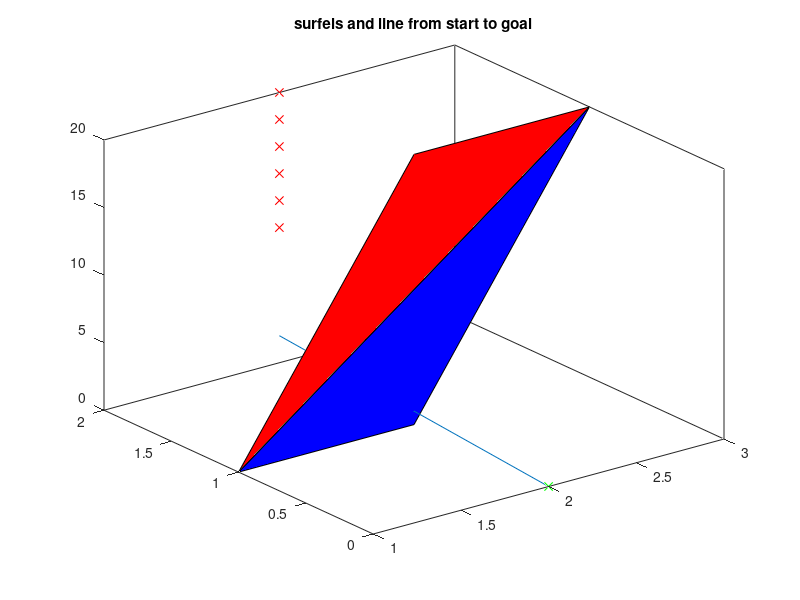

This chart was generated by the following MATLAB code: (Note: this script raises an error after producing the figure.)
clear; close all; clc

addpath 'C:\Users\sjhar\OneDrive\Desktop\TriangleRayIntersection'
addpath 'C:\Users\sjhar\OneDrive\Desktop\gif\gif'

addpath 'C:\Users\sjhar\Desktop\TriangleRayIntersection'
addpath 'C:\Users\sjhar\Desktop\gif\gif'

facets = [];
% TODO @sjharnett break out this code into functions for:
% vertex interp
% line segment to facet intersection checking and vgraph creation
%
% verts (Nx3 array of verts)
% isObs (is it a size wall or polytope obstacle)
% obsID (ID for polytope obstacle it belongs to)
% list of obstacles
% each obstacle contains a verts table
% verts with the same vert ID are the same vert
% num time slices is num time stamps
% facets: 1 flat polytope at each time slice + 1 side wall per side for every 2 time steps

% for each facet, find centroid, move vertices towards centroid
% then triangulate
% then do ray triangle intersection

verts = [1 1 0; 2 1 0;  3 1 20; 2 1 20]; % a line that translates its length in x over the course of 20 seconds
% verts = [1+eps 1 0+eps; 2-eps 1 0+eps;  3-eps 1 20-eps; 2+eps 1 20-eps]; % a line that translates its length in x over the course of 20 seconds
start = [2 0 0];
finish = [2*ones(6,1) 2*ones(6,1) (10:2:20)'];
starts = [2*ones(6,1) 2*ones(6,1) zeros(6,1)];
% either for each facet, pull each vertex towards the centroid
% or try different border options in triangle ray intersection function
% or try overlapping numerous triangles on one facet
% or see what is done for triangle mesh in demo script
% or move all vertices away from shapes by eps
% also new matlab add on needs to be updated
figure; hold on; box on; title('surfels and line from start to goal')
fig = gcf;
fill3(verts(1:3,1),verts(1:3,2),verts(1:3,3),'b');
fill3(verts([1,3,4],1),verts([1,3,4],2),verts([1,3,4],3),'r');
plot3(start(1),start(2),start(3),'gx');
plot3(finish(:,1),finish(:,2),finish(:,3),'rx');
plot3([start(1) finish(1)],[start(2) finish(2)],[start(3) finish(3)])
% finish = start + dir
% thus dir = finish-start
[intersect, t, u, v, xcoor] = TriangleRayIntersection (starts, finish-starts, verts(1,:),verts(2,:),verts(3,:),'lineType','segment','border','exclusive');
[intersect2, t2, u2, v2, xcoor2] = TriangleRayIntersection (starts, finish-starts, verts(1,:),verts(3,:),verts(4,:),'lineType','segment','border','exclusive');
plot3(xcoor(1),xcoor(2),xcoor(3),'cx')
legend('tri 1','tri 2','start','goal','','intersection')
INTERNAL_fcn_format_timespace_plot();

%% interpolation code for a shape
% TODO @sjharnett when functionalizing this, add the vertex ID column but then remove it
dt = 1;
% for each shape
% get shape.verts
verts = [1 1 0 1; 2 1 0 2;  3 1 20 2; 2 1 20 1]; % a line that translates its length in x over the course of 20 seconds
% columns of verts are x,y,t,id
% for number of unique time values in verts...
unique_times = unique(verts(:,3));
num_unique_times = length(unique(verts(:,3)));

unique_verts = unique(verts(:,4));
num_unique_verts = length(unique(verts(:,4)));

dense_times = [];
for i = 2:1:num_unique_times
    new_times = unique_times(i-1):dt:unique_times(i);
    dense_times = [dense_times; new_times'];
end
dense_times = unique(dense_times);
num_dense_times = length(dense_times);

for i = 1:1:num_unique_verts
    this_vert_id = unique_verts(i);
    this_vert_rows = find(verts(:,4)==this_vert_id);
    this_vert_x = verts(this_vert_rows,1);
    this_vert_y = verts(this_vert_rows,2);
    this_vert_t = verts(this_vert_rows,3);

    this_vert_dense_x = interp1(this_vert_t,this_vert_x,dense_times);
    this_vert_dense_y = interp1(this_vert_t,this_vert_y,dense_times);
    this_vert_id_repeated = ones(num_dense_times,1);
    verts = [verts; this_vert_dense_x this_vert_dense_y dense_times this_vert_id_repeated];
end

% will need to remove duplicate rows

% end for each shape

%% this code is required to vectorize the edge, triangle intersection checking
verts = verts(:,1:3);
all_pts = [verts; start; finish];
all_surfels = [verts(1,:),verts(2,:),verts(3,:);verts(1,:),verts(3,:),verts(4,:)];
figure; hold on; box on; title('all vertices and start and finish')
INTERNAL_fcn_format_timespace_plot();
plot3(start(1),start(2),start(3),'gx');
plot3(finish(:,1),finish(:,2),finish(:,3),'rx');
plot3(verts(:,1),verts(:,2),verts(:,3),'cx')

num_pts = size(all_pts,1); % number of rows
all_pts_idx = 1:1:num_pts; % array of all possible pt idx
all_pts = [all_pts all_pts_idx']; % add pt ID column to all_pts
all_pt_combos = nchoosek(all_pts_idx,2); % each row of this matrix is a combination of 2 point idxs

all_ray_starts = all_pts(all_pt_combos(:,1),:); % take all cols of all_pts at the row provided by the first col of all combos
all_ray_ends = all_pts(all_pt_combos(:,2),:); % take all cols of all_pts at the row provided by the second col of all combos
all_ray_dirs = all_ray_ends - all_ray_starts; % TriangleRayIntersection takes a ray direction which is end minus beginning
num_rays = size(all_ray_starts,1);

figure; hold on; box on; title('all rays casted')
INTERNAL_fcn_format_timespace_plot();
for i = 1:1:num_rays
    plot3([all_ray_starts(i,1), all_ray_ends(i,1)],[all_ray_starts(i,2), all_ray_ends(i,2)],[all_ray_starts(i,3), all_ray_ends(i,3)],'LineWidth',2)
end

figure; hold on; box on; title('vgraph')
INTERNAL_fcn_format_timespace_plot();
for i = 1:1:num_rays
    plot3([all_ray_starts(i,1), all_ray_ends(i,1)],[all_ray_starts(i,2), all_ray_ends(i,2)],[all_ray_starts(i,3), all_ray_ends(i,3)],'g','LineWidth',2)
end

num_surfels = size(all_surfels,1);
all_ray_idx = 1:1:num_rays;
all_surfel_idx = 1:1:num_surfels;
all_surfel_ray_combos = table2array(combinations(all_ray_idx,all_surfel_idx));

all_ray_starts_repeated = all_ray_starts(all_surfel_ray_combos(:,1),:);
all_ray_ends_repeated = all_ray_ends(all_surfel_ray_combos(:,1),:);
all_ray_dirs_repeated = all_ray_dirs(all_surfel_ray_combos(:,1),:);
all_surfels_repeated = all_surfels(all_surfel_ray_combos(:,2),:);

[intersects, ts, us, vs, xcoors] = TriangleRayIntersection (all_ray_starts_repeated(:,1:3), all_ray_dirs_repeated(:,1:3), all_surfels_repeated(:,1:3),all_surfels_repeated(:,4:6),all_surfels_repeated(:,7:9),'lineType','segment','border','exclusive');

vgraph = ones(num_pts); % initialize vgraph as zero
intersects_idx = find(intersects);
for k = 1:1:length(intersects_idx)
    i = intersects_idx(k);
    plot3([all_ray_starts_repeated(i,1), all_ray_ends_repeated(i,1)],[all_ray_starts_repeated(i,2), all_ray_ends_repeated(i,2)],[all_ray_starts_repeated(i,3), all_ray_ends_repeated(i,3)],'r','LineWidth',2)
    plot3(rmmissing(xcoors(i,1)),rmmissing(xcoors(i,2)),rmmissing(xcoors(i,3)),'cx','MarkerSize',10)
    start_id = all_ray_starts_repeated(i,4);
    end_id = all_ray_ends_repeated(i,4);
    vgraph(start_id,end_id) = 0;
    vgraph(end_id,start_id) = 0;
end
fill3(verts(1:3,1),verts(1:3,2),verts(1:3,3),'b','FaceAlpha',0.3);
fill3(verts([1,3,4],1),verts([1,3,4],2),verts([1,3,4],3),'b','FaceAlpha',0.3);

%% discard rays that are too high in velocity
% ray slope is rise over run
% rise is delta t
% all_delta_ts = (all_ray_ends_repeated(:,3) - all_ray_starts_repeated(:,3));
% % run is change in total length regardless of x or y
% all_delta_xs = all_ray_ends_repeated(:,1) - all_ray_starts_repeated(:,1);
% all_delta_ys = all_ray_ends_repeated(:,2) - all_ray_starts_repeated(:,2);
% all_delta_dist = (all_delta_xs.^2 + all_delta_ys.^2).^0.5;
% all_slopes = all_delta_ts./all_delta_dist;
%
% speed_violation_idx = find(all_slopes <= 0);
% for l = 1:1:length(speed_violation_idx)
%     i = speed_violation_idx(l);
%     plot3([all_ray_starts_repeated(i,1), all_ray_ends_repeated(i,1)],[all_ray_starts_repeated(i,2), all_ray_ends_repeated(i,2)],[all_ray_starts_repeated(i,3), all_ray_ends_repeated(i,3)],'k','LineWidth',2)
%     start_id = all_ray_starts_repeated(i,4);
%     end_id = all_ray_ends_repeated(i,4);
%     vgraph(start_id,end_id) = 0;
% end

%% discard rays too high in velocity using all pts array
all_delta_ts = (-all_pts(:,3) + (all_pts(:,3))');
% run is change in total length regardless of x or y
all_delta_xs = (all_pts(:,1) - (all_pts(:,1))');
all_delta_ys = (all_pts(:,2) - (all_pts(:,2))');
all_delta_dist = (all_delta_xs.^2 + all_delta_ys.^2).^0.5;
all_slopes = all_delta_ts./all_delta_dist;

speed_violation_idx = find(all_slopes <= 0 );
for l = 1:1:length(speed_violation_idx)
    i = speed_violation_idx(l);
    [beg,term] = ind2sub(size(all_slopes),i);
    % plot3([all_pts(beg,1), all_pts(term,1)],[all_pts(beg,2), all_pts(term,2)],[all_pts(beg,3), all_pts(term,3)],'k','LineWidth',2)
    start_id = all_pts(beg,4);
    end_id = all_pts(term,4);
    vgraph(start_id,end_id) = 0;
end

[cost, route] = fcn_algorithm_Astar3d(vgraph, all_pts(1:end-7,:), all_pts(end-6,:), all_pts(end-5:end,:));
% route metrics follow
total_time = max(route(:,3));
route_x = route(:,1);
route_y = route(:,2);
route_t = route(:,3);
lengths = diff([route_x(:) route_y(:)]);
total_length = sum(sqrt(sum(lengths.*lengths,2)));
lengths_3d = diff([route_x(:) route_y(:) route_t(:)]);
total_length_3d = sum(sqrt(sum(lengths_3d.*lengths_3d,2)));

metrics_title = sprintf('route duration [s]: %.3f \n route length [m]: %.3f \n route length 3D: %.3f',total_time,total_length,total_length_3d);
title(metrics_title);
plot3(route(:,1),route(:,2),route(:,3),'-b','LineWidth',3);


%% interpolation code for a shape
dt = 1;
% for each shape
% get shape.verts
verts = [1 1 0 1; 2 1 0 2;  3 1 20 2; 2 1 20 1]; % a line that translates its length in x over the course of 20 seconds
% columns of verts are x,y,t,id
% for number of unique time values in verts...
unique_times = unique(verts(:,3));
num_unique_times = length(unique(verts(:,3)));

unique_verts = unique(verts(:,4));
num_unique_verts = length(unique(verts(:,4)));

dense_times = [];
for i = 2:1:num_unique_times
    new_times = unique_times(i-1):dt:unique_times(i);
    dense_times = [dense_times; new_times'];
end
dense_times = unique(dense_times);
num_dense_times = length(dense_times);

for i = 1:1:num_unique_verts
    this_vert_id = unique_verts(i);
    this_vert_rows = find(verts(:,4)==this_vert_id);
    this_vert_x = verts(this_vert_rows,1);
    this_vert_y = verts(this_vert_rows,2);
    this_vert_t = verts(this_vert_rows,3);

    this_vert_dense_x = interp1(this_vert_t,this_vert_x,dense_times);
    this_vert_dense_y = interp1(this_vert_t,this_vert_y,dense_times);
    this_vert_id_repeated = this_vert_id*ones(num_dense_times,1);
    verts = [verts; this_vert_dense_x this_vert_dense_y dense_times this_vert_id_repeated];
end

% will need to remove duplicate rows

% end for each shape

figure; hold on; box on; title('all vertices, interpolated, and start and finish')
INTERNAL_fcn_format_timespace_plot();
plot3(start(1),start(2),start(3),'gx');
plot3(finish(1),finish(2),finish(3),'rx');
plot3(verts(:,1),verts(:,2),verts(:,3),'cx')

%% example of speed limit inforcement
figure; hold on; box on; title('example of speed limit enforcement')
INTERNAL_fcn_format_timespace_plot();
fill3(verts(1:3,1),verts(1:3,2),verts(1:3,3),'b','FaceAlpha',0.3);
fill3(verts([1,3,4],1),verts([1,3,4],2),verts([1,3,4],3),'b','FaceAlpha',0.3);
beg = 20;
example_vgraph_row = vgraph(beg,:);
for term = 1:1:length(example_vgraph_row)
    if example_vgraph_row(term)
        color = 'g';
    else
        color = 'k';
    end
    plot3([all_pts(beg,1), all_pts(term,1)],[all_pts(beg,2), all_pts(term,2)],[all_pts(beg,3), all_pts(term,3)],color,'LineWidth',2)
end

return
close all;
%% create an animation for moving line
for i = 1:num_dense_times
    hold on; box on; title(sprintf('animation of \n moving two point wall shown at 10x speed'))
    % define figure properties
    opts.width      = 8;
    opts.height     = 6;
    opts.fontType   = 'Times';
    opts.fontSize   = 9;
    fig = gcf;
    % scaling
    fig.Units               = 'centimeters';
    fig.Position(3)         = opts.width;
    fig.Position(4)         = opts.height;
    set(gcf,'color','white')
    % set text properties
    set(fig.Children, ...
        'FontName',     'Times', ...
        'FontSize',     9);

    % remove unnecessary white space
    set(gca,'LooseInset',max(get(gca,'TightInset'), 0.02))
    xlabel('x [m]')
    ylabel('y [m]')
    ylim([0 2])
    xlim([0 4])
    % for each poly
    % this polys verts
    % need to get x y and z coords at this time
    cur_time = dense_times(i);
    cur_time_locations = find(verts(:,3) == cur_time);
    cur_x = verts(cur_time_locations,1);
    cur_y = verts(cur_time_locations,2);
    fill(cur_x,cur_y,'b','FaceAlpha',0.2);
    if i == 1
        gif('moving_wall_demo.gif','LoopCount',1,'DelayTime',dt/10)
    else
        gif
    end
    delete(gca)
end


%% interpolation code for a route
dt = 1;
% columns of verts are x,y,t,id
% for number of unique time values in verts...
unique_times = unique(route(:,3));
num_unique_times = length(unique(route(:,3)));

num_route_verts = size(route,1);

dense_times = [];
for i = 2:1:num_unique_times
    new_times = unique_times(i-1):dt:unique_times(i);
    dense_times = [dense_times; new_times'];
end
dense_times = unique(dense_times);
num_dense_times = length(dense_times);

try
    route_dense_x = interp1(route(:,3),route(:,1),dense_times);
catch
    route_dense_x = route(1,1)*ones(size(dense_times,1),size(dense_times,2));
end
try
    route_dense_y = interp1(route(:,3),route(:,2),dense_times);
catch
    route_dense_y = route(1,2)*ones(size(dense_times,1),size(dense_times,2));
end

route_dense = [route_dense_x route_dense_y dense_times];

close all;
%% create an animation for moving line
for i = 1:num_dense_times
    hold on; box on; title(sprintf('animation of routing around \n moving two point wall shown at 10x speed'))
    % define figure properties
    opts.width      = 8;
    opts.height     = 6;
    opts.fontType   = 'Times';
    opts.fontSize   = 9;
    fig = gcf;
    % scaling
    fig.Units               = 'centimeters';
    fig.Position(3)         = opts.width;
    fig.Position(4)         = opts.height;
    set(gcf,'color','white')
    % set text properties
    set(fig.Children, ...
        'FontName',     'Times', ...
        'FontSize',     9);

    % remove unnecessary white space
    set(gca,'LooseInset',max(get(gca,'TightInset'), 0.02))
    xlabel('x [m]')
    ylabel('y [m]')
    ylim([-1 3])
    xlim([0 4])
    % for each poly
    % this polys verts
    % need to get x y and z coords at this time
    cur_time = dense_times(i);
    cur_time_locations = find(verts(:,3) == cur_time);
    cur_x = verts(cur_time_locations,1);
    cur_y = verts(cur_time_locations,2);

    cur_route_idx = find(route_dense(:,3) == cur_time);

    p_route = plot(route_dense(1:cur_route_idx,1),route_dense(1:cur_route_idx,2),'-k','LineWidth',2);
    p_pose = plot(route_dense(cur_route_idx,1),route_dense(cur_route_idx,2),'xk','MarkerSize',2);
    p_start = plot(start(1),start(2),'gx');
    p_finish = plot(finish(1),finish(2),'rx');
    fill(cur_x,cur_y,'b','FaceAlpha',0.2);
    if i == 1
        gif('moving_wall_with_path.gif','LoopCount',1,'DelayTime',dt/10)
    else
        gif
    end
    delete(gca)
    delete(p_route)
    delete(p_pose)
    delete(p_start)
    delete(p_finish)
end
    % https://www.mathworks.com/matlabcentral/fileexchange/33073-triangle-ray-intersection
% https://en.wikipedia.org/wiki/Intersection_of_a_polyhedron_with_a_line
% https://www.mathworks.com/help/matlab/visualize/multifaceted-patches.html
% at each time t, calculate P
% ir for all points on all bodies that are candidates for collision
% select one point P
% jr on body j and test if it is inside body i
% cast an infinite ray in any direction from P
% jr and compute intersections with all facets on body i
% if there are an even number of intersections, P
% jr is not inside body i
% if there are an odd number of intersections, P
% jr is inside body i
% works for concavities, holes and self-crossing and is independent of CW versus CCW boundary
% ray-facet intersection is similar to edge-facet intersection described below
% point in polygon does not always work for thin bodies (may need edge intersection)
%
function INTERNAL_fcn_format_timespace_plot()
    % define figure properties
    opts.width      = 8;
    opts.height     = 6;
    opts.fontType   = 'Times';
    opts.fontSize   = 9;
    fig = gcf;
    % scaling
    fig.Units               = 'centimeters';
    fig.Position(3)         = opts.width;
    fig.Position(4)         = opts.height;

    % set text properties
    set(fig.Children, ...
        'FontName',     'Times', ...
        'FontSize',     9);

    % remove unnecessary white space
    set(gca,'LooseInset',max(get(gca,'TightInset'), 0.02))
    xlabel('x [m]')
    ylabel('y [m]')
    zlabel('t [s]')
    view([36 30])
end
